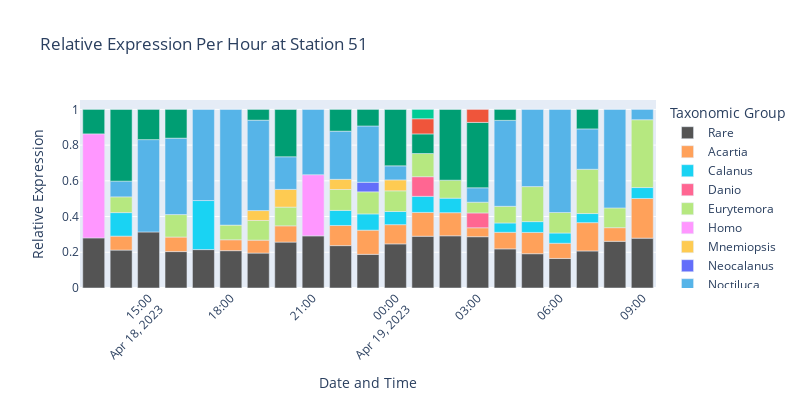

Notebook code for this chart:
### Code cell
# Filter data based on TPM and p_ident thresholds
filtered_data = data_51[(data_51['p_ident'] >= 0.95)]

# Group by taxonomic level and 'year_hour', then sum TPM
grouped_df = filtered_data.groupby(['Genus_UniEuk', 'datetime'])['TPM'].sum().reset_index()

grouped_df.head()
# Normalize TPM sums to get relative expression per hour
total_tpm_per_hour = grouped_df.groupby('datetime')['TPM'].transform('sum')
grouped_df['rel_expression_per_hour'] = grouped_df['TPM'] / total_tpm_per_hour

# Combine low-abundant groups into a single 'Rare' category
threshold = 0.05
grouped_df.loc[grouped_df['rel_expression_per_hour'] <= threshold, 'Genus_UniEuk'] = 'Rare'


# Remove categories with no expression
grouped_df = grouped_df[grouped_df['rel_expression_per_hour'] > 0]

# Group once more to combine Rares
grouped_df = grouped_df.groupby(['Genus_UniEuk', 'datetime'])['rel_expression_per_hour'].sum().reset_index()

# Plot
fig = px.bar(grouped_df, 
            x='datetime', 
            y='rel_expression_per_hour', 
            color='Genus_UniEuk',
            title='Relative Expression Per Hour at Station 51',
            category_orders={"Genus_UniEuk": ['Arthropoda', 'Acantharea', 'Ctenophora', 'Diatomeae', 'Dinophyceae', 
                                                    'Florideophyceae','Odontella', 'Phaeodarea', 'Prymnesiophyceae',
                                                    'Spirotrichea', 'Vertebrata', 'Rare',]},
            color_discrete_map=color_discrete_map
            )

fig.update_layout(
    width=800,
    height=400,
    xaxis_title='Date and Time',
    yaxis_title='Relative Expression',
    xaxis_tickangle=-45,
    legend_title='Taxonomic Group'
)

# Save the figure
filename_base = "../figures/metatranscriptomics/51_relative_expression_per_hour_genus"
fig.write_image(filename_base + ".png", scale=1)
fig.write_image(filename_base + ".svg", scale=1)

fig.show()

### Figure 1 — Plotly figure (JSON) as saved in the notebook; plotly's stock layout.template omitted (floating-point values rounded to 4 significant figures)
{"data": [{"alignmentgroup": "True", "hovertemplate": "Genus_UniEuk=Rare<br>datetime=%{x}<br>rel_expression_per_hour=%{y}<extra></extra>", "legendgroup": "Rare", "marker": {"color": "#545454", "pattern": {"shape": ""}}, "name": "Rare", "offsetgroup": "Rare", "orientation": "v", "showlegend": true, "textposition": "auto", "type": "bar", "x": ["2023-04-18T13:00:00", "2023-04-18T14:00:00", "2023-04-18T15:00:00", "2023-04-18T16:00:00", "2023-04-18T17:00:00", "2023-04-18T18:00:00", "2023-04-18T19:00:00", "2023-04-18T20:00:00", "2023-04-18T21:00:00", "2023-04-18T22:00:00", "2023-04-18T23:00:00", "2023-04-19T00:00:00", "2023-04-19T01:00:00", "2023-04-19T02:00:00", "2023-04-19T03:00:00", "2023-04-19T04:00:00", "2023-04-19T05:00:00", "2023-04-19T06:00:00", "2023-04-19T07:00:00", "2023-04-19T08:00:00", "2023-04-19T09:00:00"], "xaxis": "x", "y": [0.2806, 0.2124, 0.3138, 0.2039, 0.215, 0.209, 0.1956, 0.257, 0.2919, 0.2373, 0.1885, 0.247, 0.2899, 0.2923, 0.2872, 0.2191, 0.192, 0.1655, 0.2075, 0.2613, 0.2792], "yaxis": "y"}, {"alignmentgroup": "True", "hovertemplate": "Genus_UniEuk=Acartia<br>datetime=%{x}<br>rel_expression_per_hour=%{y}<extra></extra>", "legendgroup": "Acartia", "marker": {"color": "#FFA15A", "pattern": {"shape": ""}}, "name": "Acartia", "offsetgroup": "Acartia", "orientation": "v", "showlegend": true, "textposition": "auto", "type": "bar", "x": ["2023-04-18T14:00:00", "2023-04-18T16:00:00", "2023-04-18T18:00:00", "2023-04-18T19:00:00", "2023-04-18T20:00:00", "2023-04-18T22:00:00", "2023-04-18T23:00:00", "2023-04-19T00:00:00", "2023-04-19T01:00:00", "2023-04-19T02:00:00", "2023-04-19T03:00:00", "2023-04-19T04:00:00", "2023-04-19T05:00:00", "2023-04-19T06:00:00", "2023-04-19T07:00:00", "2023-04-19T08:00:00", "2023-04-19T09:00:00"], "xaxis": "x", "y": [0.07811, 0.08142, 0.06094, 0.07239, 0.09099, 0.1128, 0.1354, 0.1077, 0.1333, 0.1294, 0.05004, 0.09284, 0.1192, 0.08509, 0.1584, 0.07639, 0.2221], "yaxis": "y"}, {"alignmentgroup": "True", "hovertemplate": "Genus_UniEuk=Calanus<br>datetime=%{x}<br>rel_expression_per_hour=%{y}<extra></extra>", "legendgroup": "Calanus", "marker": {"color": "#19d3f3", "pattern": {"shape": ""}}, "name": "Calanus", "offsetgroup": "Calanus", "orientation": "v", "showlegend": true, "textposition": "auto", "type": "bar", "x": ["2023-04-18T14:00:00", "2023-04-18T17:00:00", "2023-04-18T22:00:00", "2023-04-18T23:00:00", "2023-04-19T00:00:00", "2023-04-19T01:00:00", "2023-04-19T02:00:00", "2023-04-19T04:00:00", "2023-04-19T05:00:00", "2023-04-19T06:00:00", "2023-04-19T07:00:00", "2023-04-19T09:00:00"], "xaxis": "x", "y": [0.1316, 0.2747, 0.08424, 0.09093, 0.07371, 0.08999, 0.08125, 0.05219, 0.06058, 0.05723, 0.05094, 0.06112], "yaxis": "y"}, {"alignmentgroup": "True", "hovertemplate": "Genus_UniEuk=Danio<br>datetime=%{x}<br>rel_expression_per_hour=%{y}<extra></extra>", "legendgroup": "Danio", "marker": {"color": "#FF6692", "pattern": {"shape": ""}}, "name": "Danio", "offsetgroup": "Danio", "orientation": "v", "showlegend": true, "textposition": "auto", "type": "bar", "x": ["2023-04-19T01:00:00", "2023-04-19T03:00:00"], "xaxis": "x", "y": [0.11, 0.08313], "yaxis": "y"}, {"alignmentgroup": "True", "hovertemplate": "Genus_UniEuk=Eurytemora<br>datetime=%{x}<br>rel_expression_per_hour=%{y}<extra></extra>", "legendgroup": "Eurytemora", "marker": {"color": "#B6E880", "pattern": {"shape": ""}}, "name": "Eurytemora", "offsetgroup": "Eurytemora", "orientation": "v", "showlegend": true, "textposition": "auto", "type": "bar", "x": ["2023-04-18T14:00:00", "2023-04-18T16:00:00", "2023-04-18T18:00:00", "2023-04-18T19:00:00", "2023-04-18T20:00:00", "2023-04-18T22:00:00", "2023-04-18T23:00:00", "2023-04-19T00:00:00", "2023-04-19T01:00:00", "2023-04-19T02:00:00", "2023-04-19T03:00:00", "2023-04-19T04:00:00", "2023-04-19T05:00:00", "2023-04-19T06:00:00", "2023-04-19T07:00:00", "2023-04-19T08:00:00", "2023-04-19T09:00:00"], "xaxis": "x", "y": [0.08818, 0.1258, 0.08213, 0.11, 0.1049, 0.1171, 0.1237, 0.1156, 0.1298, 0.1007, 0.06, 0.09332, 0.196, 0.115, 0.2478, 0.1107, 0.3798], "yaxis": "y"}, {"alignmentgroup": "True", "hovertemplate": "Genus_UniEuk=Homo<br>datetime=%{x}<br>rel_expression_per_hour=%{y}<extra></extra>", "legendgroup": "Homo", "marker": {"color": "#FF97FF", "pattern": {"shape": ""}}, "name": "Homo", "offsetgroup": "Homo", "orientation": "v", "showlegend": true, "textposition": "auto", "type": "bar", "x": ["2023-04-18T13:00:00", "2023-04-18T21:00:00"], "xaxis": "x", "y": [0.5824, 0.3425], "yaxis": "y"}, {"alignmentgroup": "True", "hovertemplate": "Genus_UniEuk=Mnemiopsis<br>datetime=%{x}<br>rel_expression_per_hour=%{y}<extra></extra>", "legendgroup": "Mnemiopsis", "marker": {"color": "#FECB52", "pattern": {"shape": ""}}, "name": "Mnemiopsis", "offsetgroup": "Mnemiopsis", "orientation": "v", "showlegend": true, "textposition": "auto", "type": "bar", "x": ["2023-04-18T19:00:00", "2023-04-18T20:00:00", "2023-04-18T22:00:00", "2023-04-19T00:00:00"], "xaxis": "x", "y": [0.05548, 0.09913, 0.05697, 0.06129], "yaxis": "y"}, {"alignmentgroup": "True", "hovertemplate": "Genus_UniEuk=Neocalanus<br>datetime=%{x}<br>rel_expression_per_hour=%{y}<extra></extra>", "legendgroup": "Neocalanus", "marker": {"color": "#636efa", "pattern": {"shape": ""}}, "name": "Neocalanus", "offsetgroup": "Neocalanus", "orientation": "v", "showlegend": true, "textposition": "auto", "type": "bar", "x": ["2023-04-18T23:00:00"], "xaxis": "x", "y": [0.05342], "yaxis": "y"}, {"alignmentgroup": "True", "hovertemplate": "Genus_UniEuk=Noctiluca<br>datetime=%{x}<br>rel_expression_per_hour=%{y}<extra></extra>", "legendgroup": "Noctiluca", "marker": {"color": "#56B4E8", "pattern": {"shape": ""}}, "name": "Noctiluca", "offsetgroup": "Noctiluca", "orientation": "v", "showlegend": true, "textposition": "auto", "type": "bar", "x": ["2023-04-18T14:00:00", "2023-04-18T15:00:00", "2023-04-18T16:00:00", "2023-04-18T17:00:00", "2023-04-18T18:00:00", "2023-04-18T19:00:00", "2023-04-18T20:00:00", "2023-04-18T21:00:00", "2023-04-18T22:00:00", "2023-04-18T23:00:00", "2023-04-19T00:00:00", "2023-04-19T03:00:00", "2023-04-19T04:00:00", "2023-04-19T05:00:00", "2023-04-19T06:00:00", "2023-04-19T07:00:00", "2023-04-19T08:00:00", "2023-04-19T09:00:00"], "xaxis": "x", "y": [0.08794, 0.517, 0.4279, 0.5104, 0.6479, 0.5062, 0.1826, 0.3656, 0.2697, 0.3152, 0.07861, 0.08072, 0.4812, 0.4323, 0.5772, 0.226, 0.5515, 0.05779], "yaxis": "y"}, {"alignmentgroup": "True", "hovertemplate": "Genus_UniEuk=Phaeocystis<br>datetime=%{x}<br>rel_expression_per_hour=%{y}<extra></extra>", "legendgroup": "Phaeocystis", "marker": {"color": "#009E73", "pattern": {"shape": ""}}, "name": "Phaeocystis", "offsetgroup": "Phaeocystis", "orientation": "v", "showlegend": true, "textposition": "auto", "type": "bar", "x": ["2023-04-18T13:00:00", "2023-04-18T14:00:00", "2023-04-18T15:00:00", "2023-04-18T16:00:00", "2023-04-18T19:00:00", "2023-04-18T20:00:00", "2023-04-18T22:00:00", "2023-04-18T23:00:00", "2023-04-19T00:00:00", "2023-04-19T01:00:00", "2023-04-19T02:00:00", "2023-04-19T03:00:00", "2023-04-19T04:00:00", "2023-04-19T07:00:00"], "xaxis": "x", "y": [0.137, 0.4017, 0.1692, 0.161, 0.0603, 0.2653, 0.1219, 0.09285, 0.3161, 0.1097, 0.3963, 0.3661, 0.06132, 0.1093], "yaxis": "y"}, {"alignmentgroup": "True", "hovertemplate": "Genus_UniEuk=Salmo<br>datetime=%{x}<br>rel_expression_per_hour=%{y}<extra></extra>", "legendgroup": "Salmo", "marker": {"color": "#EF553B", "pattern": {"shape": ""}}, "name": "Salmo", "offsetgroup": "Salmo", "orientation": "v", "showlegend": true, "textposition": "auto", "type": "bar", "x": ["2023-04-19T01:00:00", "2023-04-19T03:00:00"], "xaxis": "x", "y": [0.08497, 0.0728], "yaxis": "y"}, {"alignmentgroup": "True", "hovertemplate": "Genus_UniEuk=Thunnus<br>datetime=%{x}<br>rel_expression_per_hour=%{y}<extra></extra>", "legendgroup": "Thunnus", "marker": {"color": "#00cc96", "pattern": {"shape": ""}}, "name": "Thunnus", "offsetgroup": "Thunnus", "orientation": "v", "showlegend": true, "textposition": "auto", "type": "bar", "x": ["2023-04-19T01:00:00"], "xaxis": "x", "y": [0.05235], "yaxis": "y"}], "layout": {"barmode": "relative", "height": 400, "legend": {"title": {"text": "Taxonomic Group"}, "tracegroupgap": 0}, "title": {"text": "Relative Expression Per Hour at Station 51"}, "width": 800, "xaxis": {"anchor": "y", "domain": [0, 1], "tickangle": -45, "title": {"text": "Date and Time"}}, "yaxis": {"anchor": "x", "domain": [0, 1], "title": {"text": "Relative Expression"}}}}
